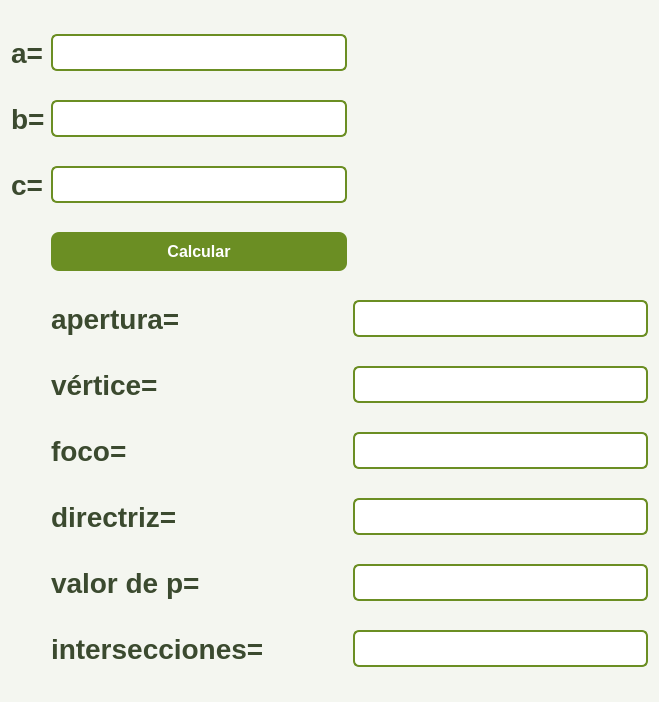
<?xml version="1.0" encoding="UTF-8"?>
<ui version="4.0">
 <class>Dialog</class>
 <widget class="QDialog" name="Dialog">
  <property name="geometry">
   <rect>
    <x>0</x>
    <y>0</y>
    <width>659</width>
    <height>702</height>
   </rect>
  </property>
  <property name="windowTitle">
   <string>Dialog</string>
  </property>
  <property name="styleSheet">
   <string notr="true">QDialog { 
    background-color: #f4f6f0; /* Fondo claro con tono oliva suave */
    border-radius: 10px;
}

QLabel {
    color: #3b4a2f; /* Verde oliva oscuro */
    font-family: &quot;Segoe UI&quot;, &quot;Arial Black&quot;;
    font-size: 21pt;
    font-weight: bold;
}

QLabel#label_resultado {
    color: #3b4a2f; /* Verde oliva oscuro */
    font-family: &quot;Segoe UI&quot;, &quot;Arial Black&quot;;
    font-size: 64pt;
    font-weight: bold;
}

QLineEdit {
    background-color: #ffffff;
    border: 2px solid #6b8e23; /* Olive drab */
    border-radius: 6px;
    padding: 6px;
    font-size: 12pt;
    color: #3b4a2f;
}

QLineEdit:focus {
    border: 2px solid #556b2f; /* Olive más oscuro */
    background-color: #f0f5e8;
}

QPushButton {
    background-color: #6b8e23; /* Verde oliva principal */
    color: #ffffff;
    border: none;
    border-radius: 8px;
    padding: 10px 18px;
    font-size: 12pt;
    font-weight: bold;
}

QPushButton:hover {
    background-color: #5a7a1d; /* Más intenso */
}

QPushButton:pressed {
    background-color: #3e5c14; /* Más profundo */
}</string>
  </property>
  <layout class="QGridLayout" name="gridLayout">
   <item row="0" column="0">
    <widget class="QLabel" name="label">
     <property name="text">
      <string>a=</string>
     </property>
    </widget>
   </item>
   <item row="0" column="1">
    <widget class="QLineEdit" name="edit_numero1"/>
   </item>
   <item row="1" column="0">
    <widget class="QLabel" name="label_2">
     <property name="text">
      <string>b=</string>
     </property>
    </widget>
   </item>
   <item row="1" column="1">
    <widget class="QLineEdit" name="edit_numero1_2"/>
   </item>
   <item row="2" column="0">
    <widget class="QLabel" name="label_3">
     <property name="text">
      <string>c=</string>
     </property>
    </widget>
   </item>
   <item row="2" column="1">
    <widget class="QLineEdit" name="edit_numero1_3"/>
   </item>
   <item row="3" column="1">
    <widget class="QPushButton" name="boton_sumar">
     <property name="text">
      <string>Calcular</string>
     </property>
    </widget>
   </item>
   <item row="4" column="1">
    <widget class="QLabel" name="label_4">
     <property name="text">
      <string>apertura=</string>
     </property>
    </widget>
   </item>
   <item row="4" column="2">
    <widget class="QLineEdit" name="edit_numero1_6"/>
   </item>
   <item row="5" column="1">
    <widget class="QLabel" name="label_6">
     <property name="text">
      <string>vértice=</string>
     </property>
    </widget>
   </item>
   <item row="5" column="2">
    <widget class="QLineEdit" name="edit_numero1_5"/>
   </item>
   <item row="6" column="1">
    <widget class="QLabel" name="label_5">
     <property name="text">
      <string>foco=</string>
     </property>
    </widget>
   </item>
   <item row="6" column="2">
    <widget class="QLineEdit" name="edit_numero1_4"/>
   </item>
   <item row="7" column="1">
    <widget class="QLabel" name="label_8">
     <property name="text">
      <string>directriz=</string>
     </property>
    </widget>
   </item>
   <item row="7" column="2">
    <widget class="QLineEdit" name="edit_numero1_8"/>
   </item>
   <item row="8" column="1">
    <widget class="QLabel" name="label_7">
     <property name="text">
      <string>valor de p=</string>
     </property>
    </widget>
   </item>
   <item row="8" column="2">
    <widget class="QLineEdit" name="edit_numero1_7"/>
   </item>
   <item row="9" column="1">
    <widget class="QLabel" name="label_9">
     <property name="text">
      <string>intersecciones=</string>
     </property>
    </widget>
   </item>
   <item row="9" column="2">
    <widget class="QLineEdit" name="edit_numero1_9"/>
   </item>
  </layout>
 </widget>
 <resources/>
 <connections/>
</ui>
